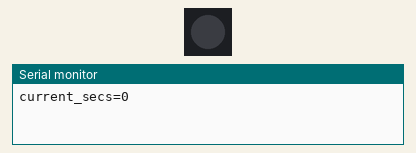
Simulated run of this sketch. Board: ESP32-S3. Shown: 1 RGB LEDs in strip order, left to right, the last lines printed to the serial monitor. Dim RGB values are drawn brighter than linear.

Above: at 0.2 s.
At 1.2 s:
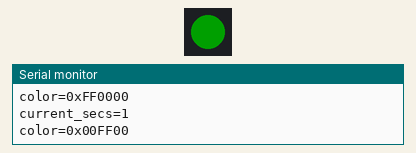
At 2.7 s:
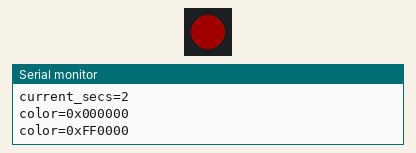
At 3.7 s:
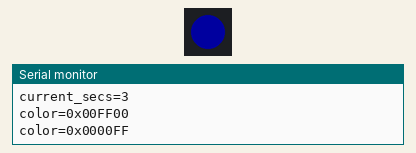
Timing chart, 0 to 4.6 s (numbered marks = the images above):
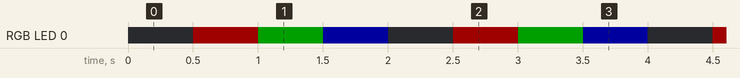

The sketch:

esp32s3-rgb-blink.ino
```cpp
// ***************
// Author Wink Saville <wink@saville.com> and ChatGPT
// ***************

#include <Arduino.h>
#include <Adafruit_NeoPixel.h>

#define RGB_PIN   38    // GPIO for onboard RGB LED
#define NUM_LEDS  1     // only one onboard

Adafruit_NeoPixel pixels(NUM_LEDS, RGB_PIN, NEO_GRB + NEO_KHZ800);

const uint32_t FIRST_COLOR = 0xff0000;

unsigned long current_secs;
unsigned long color_change_time_ms;
unsigned long color_duration_ms = 500;
uint32_t color;

void setup() {
  current_secs = 0;
  color_change_time_ms = millis();
  color = FIRST_COLOR;
  Serial.println("current_secs=0");
  Serial.begin(115200);
  pixels.begin();
  pixels.setBrightness(32);  // lower brightness for testing
}

void loop() {
  if (millis() >= ((current_secs + 1)) * 1000) {
    // Print current second so we see time pass
    current_secs = millis() / 1000;
    Serial.print("current_secs=");
    Serial.println(current_secs);
  }

  if (millis() > (color_change_time_ms + color_duration_ms)) {
    // Time to change the color
    color_change_time_ms += color_duration_ms;
    pixels.setPixelColor(0, color);
    pixels.show();

    // Print the color
    Serial.print("color=0x");
    char buf[9]; // 8 hex digits plus `\0`
    snprintf(buf, sizeof(buf), "%06X", color); // use snprintf for safety
    Serial.println(buf);

    // Wrap around to FIRST COLOR
    if (color == 0) {
      color = FIRST_COLOR;
    } else {
      color >>= 8;
    }
  }
}
```

Measured:
- by itself, RGB LED 0: repeats every 2.0 s: RGB(0, 32, 0) 0.50 s, RGB(0, 0, 32) 0.50 s, off 0.50 s, RGB(32, 0, 0) 0.50 s
- by itself, everything shown: repeats every 2.0 s, in 4 steps
